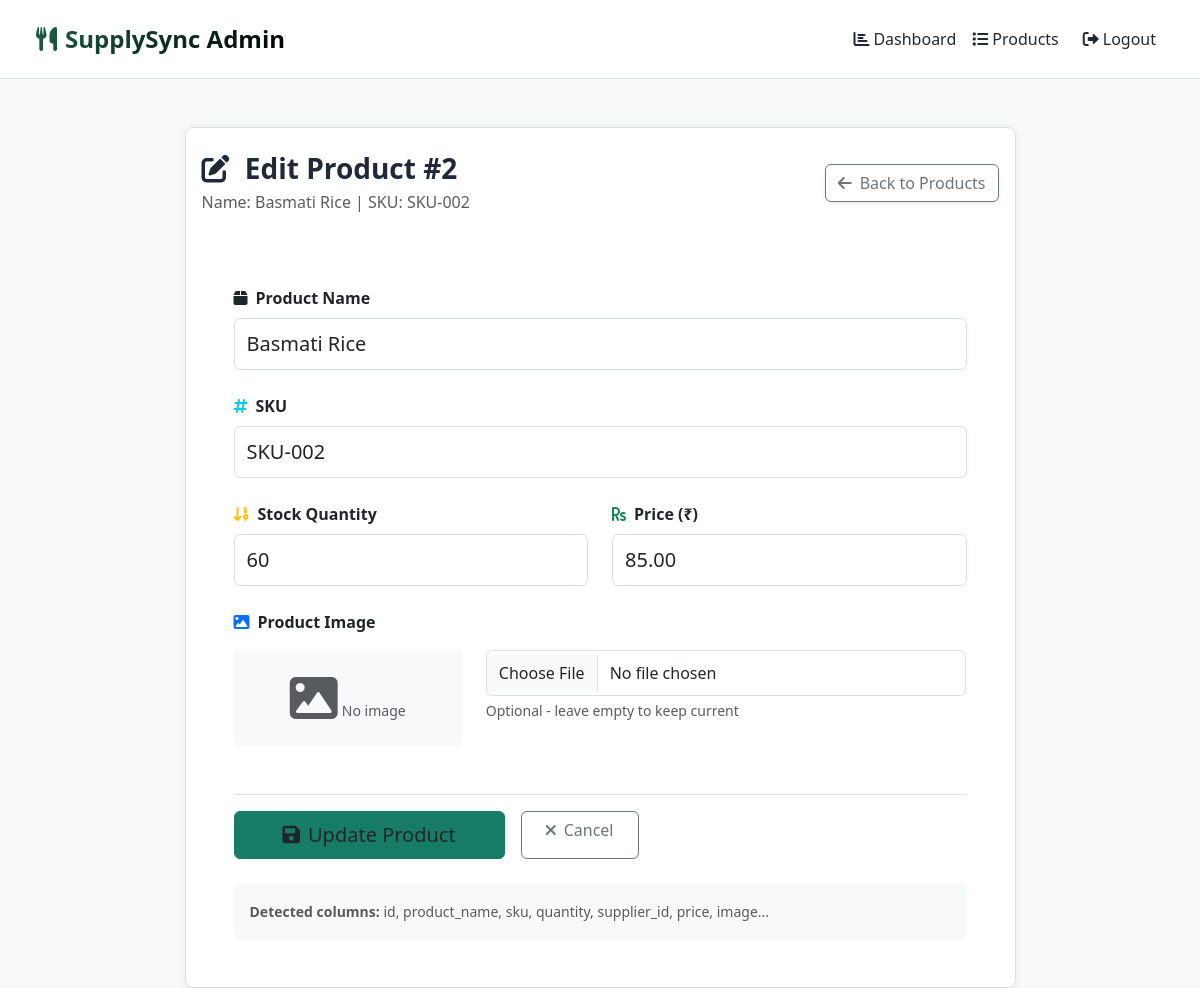
The app's page /admin/edit_products.php?id=2 (signed in) with its own data.
### tables this page shows
CREATE TABLE `products` (
  `id` int(11) NOT NULL AUTO_INCREMENT,
  `product_name` varchar(150) NOT NULL,
  `sku` varchar(50) NOT NULL,
  `quantity` int(11) NOT NULL DEFAULT 0,
  `supplier_id` int(11) DEFAULT NULL,
  `price` decimal(10,2) NOT NULL DEFAULT 0.00,
  `image` varchar(255) DEFAULT NULL,
  PRIMARY KEY (`id`)
);

### admin/edit_products.php (the view, shortened to what this page needs)
<?php
include(__DIR__ . "/../config/db.php");
$columns = [];
$result = $conn->query("DESCRIBE products");
while($col = $result->fetch_assoc()) {
    $columns[] = $col['Field'];
}
$idCol = in_array('id', $columns) ? 'id' : (in_array('product_id', $columns) ? 'product_id' : null);
$nameCol = (in_array('name', $columns) ? 'name' :
           (in_array('product_name', $columns) ? 'product_name' :
           (in_array('title', $columns) ? 'title' : null)));
$skuCol = in_array('sku', $columns) ? 'sku' : null;
$imageCol = (in_array('image_name', $columns) ? 'image_name' :
            (in_array('image', $columns) ? 'image' : null));
if (isset($_GET['id'])) {
    $id = (int)$_GET['id'];
    $stmt = $conn->prepare("SELECT * FROM products WHERE $idCol = ?");
    $stmt->bind_param("i", $id);
    $stmt->execute();
    $result = $stmt->get_result();
    $product = $result->fetch_assoc();
} else {
    header("Location: list_products.php");
    exit();
}
?>
<!DOCTYPE html>
<html>
<head>
    <link href="https://cdn.jsdelivr.net/npm/bootstrap@5.3.2/dist/css/bootstrap.min.css" rel="stylesheet">
    <link href="../css/style.css" rel="stylesheet">
    <link href="https://cdnjs.cloudflare.com/ajax/libs/font-awesome/6.0.0/css/all.min.css" rel="stylesheet">
</head>
<body class="bg-light">
    <nav class="navbar navbar-expand-lg navbar-dark px-4 py-3 shadow-lg" style="background: linear-gradient(135deg, #3EB489, #22C55E);">
        <div class="container-fluid">
            <a class="navbar-brand fw-bold fs-4" href="dashboard.php">
                <i class="fas fa-utensils me-2"></i>SupplySync Admin
            </a>
            <div class="navbar-nav ms-auto">
                <a href="dashboard.php" class="nav-link"><i class="fas fa-chart-bar me-1"></i>Dashboard</a>
                <a href="list_products.php" class="nav-link"><i class="fas fa-list me-1"></i>Products</a>
                <a href="../auth/logout.php" class="nav-link btn btn-outline-light ms-2">
                    <i class="fas fa-sign-out-alt me-1"></i>Logout
                </a>
            </div>
        </div>
    </nav>
    <div class="container mt-5">
        <div class="row justify-content-center">
            <div class="col-lg-9">
                <div class="card border-0 shadow-xl">
                    <div class="card-header bg-white border-0 py-4">
                        <div class="d-flex justify-content-between align-items-center">
                            <div>
                                <h2 class="h3 fw-bold mb-1" style="color: #1F2937;">
                                    <i class="fas fa-edit me-2 text-primary-mint"></i>
                                    Edit Product #<?= $product[$idCol] ?>
                                </h2>
                                <p class="text-muted mb-0">
                                    <?php if($nameCol): ?>Name: <?= htmlspecialchars($product[$nameCol]) ?><?php endif; ?>
                                    <?php if($skuCol): ?> | SKU: <?= htmlspecialchars($product[$skuCol]) ?><?php endif; ?>
                                </p>
                            </div>
                            <a href="list_products.php" class="btn btn-outline-secondary shadow-sm">
                                <i class="fas fa-arrow-left me-2"></i>Back to Products
                            </a>
                        </div>
                    </div>
                    <div class="card-body p-5">
                        <form method="POST" enctype="multipart/form-data">
                            <?php if($nameCol): ?>
                            <div class="mb-4">
                                <label class="form-label fw-bold mb-2">
                                    <i class="fas fa-box me-2 text-primary-mint"></i>Product Name
                                </label>
                                <input type="text" name="<?= $nameCol ?>" class="form-control form-control-lg" required
                                       value="<?= htmlspecialchars($product[$nameCol] ?? '') ?>">
                            </div>
                            <?php endif; ?>
                            <?php if($skuCol): ?>
                            <div class="mb-4">
                                <label class="form-label fw-bold mb-2">
                                    <i class="fas fa-hashtag me-2 text-info"></i>SKU
                                </label>
                                <input type="text" name="<?= $skuCol ?>" class="form-control form-control-lg"
                                       value="<?= htmlspecialchars($product[$skuCol] ?? '') ?>">
                            </div>
                            <?php endif; ?>
                            <div class="row g-4 mb-4">
                                <div class="col-lg-6">
                                    <label class="form-label fw-bold mb-2">
                                        <i class="fas fa-sort-numeric-down me-2 text-warning"></i>Stock Quantity
                                    </label>
                                    <input type="number" name="quantity" class="form-control form-control-lg" required
                                           value="<?= $product['quantity'] ?? 0 ?>" min="0">
                                </div>
                                <div class="col-lg-6">
                                    <label class="form-label fw-bold mb-2">
                                        <i class="fas fa-rupee-sign me-2 text-success"></i>Price (₹)
                                    </label>
                                    <input type="number" name="price" step="0.01" class="form-control form-control-lg" required
                                           value="<?= $product['price'] ?? 0 ?>" min="0">
                                </div>
                            </div>
                            <?php if($imageCol): ?>
                            <div class="mb-5">
                                <label class="form-label fw-bold mb-3">
                                    <i class="fas fa-image me-2 text-primary"></i>Product Image
                                </label>
                                <div class="row g-4">
                                    <div class="col-md-4">
                                        <?php if(!empty($product[$imageCol]) && file_exists('../uploads/' . $product[$imageCol])): ?>
                                            <img src="../uploads/<?= htmlspecialchars($product[$imageCol]) ?>"
                                                 class="img-thumbnail rounded shadow-sm" style="max-height: 150px;">
                                            <input type="hidden" name="<?= $imageCol ?>" value="<?= htmlspecialchars($product[$imageCol]) ?>">
                                            <small class="text-muted d-block mt-1">Current image</small>
                                        <?php else: ?>
                                            <div class="bg-light rounded p-4 text-center">
                                                <i class="fas fa-image fa-3x text-muted"></i>
                                                <small class="text-muted">No image</small>
                                            </div>
                                        <?php endif; ?>
                                    </div>
                                    <div class="col-md-8">
                                        <input type="file" name="image" class="form-control" accept="image/*">
                                        <small class="text-muted mt-1 d-block">Optional - leave empty to keep current</small>
                                    </div>
                                </div>
                            </div>
                            <?php endif; ?>
                            <div class="d-flex gap-3 pt-3 border-top">
                                <button type="submit" class="btn btn-primary-mint btn-lg px-5 shadow-lg">
                                    <i class="fas fa-save me-2"></i>Update Product
                                </button>
                                <a href="list_products.php" class="btn btn-outline-secondary px-4">
                                    <i class="fas fa-times me-2"></i>Cancel
                                </a>
                            </div>
                        </form>
                        <div class="mt-4 p-3 bg-light rounded">
                            <small class="text-muted">
                                <strong>Detected columns:</strong> <?= implode(', ', array_slice($columns, 0, 8)) ?>...
                            </small>
                        </div>
                    </div>
                </div>
            </div>
        </div>
    </div>
</body>
</html>

### css/style.css (style rules this page uses)
:root { --primary-mint: #3EB489; --primary-dark: #2E8F6E; --secondary-white: #FFFFFF; --light-bg: #E8F8F2; --success: #22C55E; --danger: #EF4444; --text-dark: #1F2937; --text-light: #6B7280; --shadow: 0 4px 6px -1px rgba(62, 180, 137, 0.2); --border: #D1EDE3; }
.navbar { background: linear-gradient(135deg, var(--primary-mint), var(--primary-dark)) !important; box-shadow: var(--shadow) !important; border-bottom: 3px solid var(--success) !important; }
body { background: linear-gradient(to bottom, var(--light-bg), #F0FBF4) !important; color: var(--text-dark) !important; font-family: 'Segoe UI', Tahoma, Geneva, Verdana, sans-serif; }
.card { background: var(--secondary-white) !important; border: 2px solid var(--border) !important; border-radius: 16px !important; box-shadow: var(--shadow) !important; transition: all 0.3s ease; }
.card { border-radius: 24px !important; transition: all 0.4s cubic-bezier(0.4, 0, 0.2, 1) !important; overflow: hidden !important; }
.shadow-lg { box-shadow: 0 20px 40px rgba(0,0,0,0.1) !important; }
.navbar-brand { background: linear-gradient(135deg, #1f6249, #000000); -webkit-background-clip: text; -webkit-text-fill-color: transparent; background-clip: text; }
.form-control, .form-select { border: 2px solid var(--border) !important; border-radius: 12px !important; padding: 12px 16px !important; transition: all 0.3s ease !important; }
.container { animation: slideInUp 0.6s ease-out; }
:root { --primary-mint: #167c66; --primary-dark: #115e50; --light-bg: #f6f8f7; --border: #d9e2de; --text-dark: #1f2933; --text-light: #667085; --shadow: 0 2px 8px rgba(31, 41, 51, 0.08); }
body { background: var(--light-bg) !important; color: var(--text-dark) !important; font-family: "Segoe UI", Tahoma, sans-serif; }
.navbar, .navbar[style] { background: #ffffff !important; border-bottom: 1px solid var(--border) !important; box-shadow: none !important; }
.navbar-dark .navbar-brand, .navbar-dark .nav-link, .navbar .navbar-brand, .navbar .nav-link { color: var(--text-dark) !important; }
.card, .table { border: 1px solid var(--border) !important; border-radius: 8px !important; box-shadow: var(--shadow) !important; transition: none !important; }
.btn-primary, .btn-success, .btn-primary-mint { background: var(--primary-mint) !important; border: 1px solid var(--primary-mint) !important; border-radius: 6px !important; box-shadow: none !important; }
.form-control, .form-select { border: 1px solid var(--border) !important; border-radius: 6px !important; padding: 10px 12px !important; }
.container, .container-fluid { animation: none !important; }

### records on screen
products: id "2", product_name "Basmati Rice", sku "SKU-002", quantity "60", price "85.00"

### other values on screen
implode(', ', array_slice($columns, 0, 8)) "id, product_name, sku, quantity, supplier_id, price, image"
